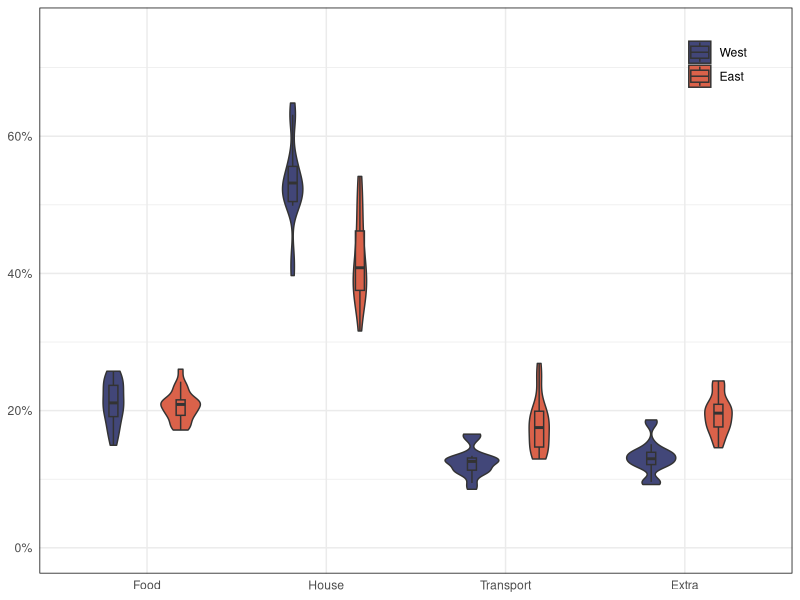

Generate this figure with R:
library(ggplot2)
library(dplyr)
library(reshape2)
library(scales)

df <- read.csv("data/NEW_DATASET/Cost_of_living_europe_restricted.csv")

east_europe <- c("Czechia", "Bosnia and Herz.", "North Macedonia", "Montenegro", "Serbia",
                 "Albania", "Kosovo", "Moldova", "Ukraine", "Belarus", "Russia",
                 "Turkey", "Poland", "Slovakia", "Hungary", "Romania", "Bulgaria", "Croatia",
                 "Slovenia", "Estonia", "Latvia", "Lituania", "Armenia", "Azerbaijan", "Georgia")

df <- df %>%
  mutate(TotalCost = Food_monthly + Mean_House_cost + Mean_Cost_transport + Extra,
         Food = Food_monthly / TotalCost,
         House = Mean_House_cost / TotalCost,
         Transport = Mean_Cost_transport / TotalCost,
         Extra = Extra / TotalCost,
         Region = ifelse(Country %in% east_europe, "East", "West"))

df_melted <- melt(df, id.vars = "Region", measure.vars = c("Food", "House", "Transport", "Extra"),
                  variable.name = "Cost_Type", value.name = "Percentage")
df_melted$Region <- factor(df_melted$Region, levels = c("West", "East"))
custom_palette <- c("West" = "#424779", "East" = "#DA624A")

p = ggplot(df_melted, aes(x = Cost_Type, y = Percentage, fill = Region)) +
  geom_violin(width = 0.6, position = position_dodge(0.75)) +
  geom_boxplot(width = 0.1, position = position_dodge(0.75), outlier.shape = NA, alpha = 0.5) +
  scale_fill_manual(values = custom_palette) +
  scale_y_continuous(labels = percent_format(), limits = c(0, 0.75)) +
  theme_minimal() +
  theme(legend.title = element_blank(),
        legend.position = c(0.9,0.9),
        panel.border = element_rect(colour = "black", fill = NA),
        legend.background = element_blank()) +
  labs(x = NULL, y = NULL, title = NULL) +
  theme(plot.title = element_text(hjust = 0.5))
print(p)